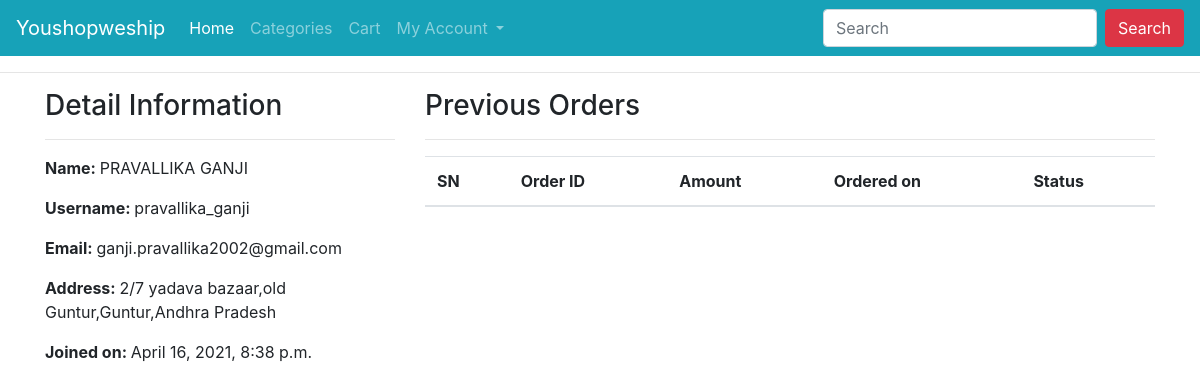
Screenshot of /profile/ (signed in) with the database file from the repository.
### youshopweship/models.py (models this page shows, shortened)
class Customer(models.Model):
    user = models.OneToOneField(User, on_delete=models.CASCADE)
    full_name = models.CharField(max_length=200)
    address = models. CharField(max_length = 200, null=True, blank = True)
    joined_on = models.DateTimeField(auto_now_add=True)

### youshopweship/views.py (the view)
# urls.py: path("profile/", CustomerProfileView.as_view(), name="customerprofile"),
class CustomerProfileView(TemplateView):
	template_name = "customerprofile.html"
	def get_context_data(self, **kwargs):
		context = super().get_context_data(**kwargs)
		customer = self.request.user.customer
		context['customer'] = customer
		orders = Order.objects.filter(cart__customer=customer).order_by("-id")
		context["orders"] = orders
		return context

### templates/customerprofile.html (shortened to what this page needs)
{% extends 'base.html' %}
{% block content %}
<div class="container">
    <div class="row">
        <div class="col-md-4">
            <h3>Detail Information</h3><hr>
            <p><span class="font-weight-bold">Name: </span> {{customer.full_name}}</p>
            <p><span class="font-weight-bold">Username: </span> {{customer.user.username}}</p>
            <p><span class="font-weight-bold">Email: </span> {{customer.user.email}}</p>
            <p><span class="font-weight-bold">Address: </span> {{customer.address}}</p>
            <p><span class="font-weight-bold">Joined on: </span> {{customer.joined_on}}</p>
        </div>
        <div class="col-md-8">
            <h3>Previous Orders</h3>
            <hr>
            <table class="table">
                <thead>
                    <tr>
                        <th>SN</th>
                        <th>Order ID</th>
                        <th>Amount</th>
                        <th>Ordered on</th>
                        <th>Status</th>
                    </tr>
                </thead>
            </table>
        </div>
    </div>
</div>
{% endblock %}

### rows the page displays
Customer: full_name "PRAVALLIKA GANJI", user.username "pravallika_ganji", user.email "ganji.pravallika2002@gmail.com", address "2/7 yadava bazaar,old Guntur,Guntur,Andhra Pradesh", joined_on "April 16, 2021, 8:38 p.m."
